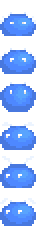
#> input picture tools/tests/csemote/content/Content/TalkerNpc.png, 36 x 228 px, given in place of Infinite_Powers.png, which was not available
$ python ui-sprites.py tests/csemote/content/Content
#> lines starting #> are read from the running program, lines starting #| are printed output that depends on the picture; pictures that were not available may be replaced by others from this repository, and a replacement may not be noted
#!/usr/bin/env python3
"""Recorta as texturas de interface do jogo que o Mod Menu usa.

Uso: python tools/ui-sprites.py <pasta Images do jogo>
     (ex.: C:/Users/.../1.4.5-Images/Images)

Sai em app/src/main/res/drawable-nodpi/ e em tools/unloaded-icon.png (+ o
header C dele). Os PNGs gerados ficam versionados: rodar de novo so e preciso
se mudar o recorte ou a textura do jogo.
"""
import os
import subprocess
import sys

from PIL import Image

ROOT = os.path.dirname(os.path.dirname(os.path.abspath(__file__)))
DRAWABLE = os.path.join(ROOT, "app", "src", "main", "res", "drawable-nodpi")

# UI/Creative/Infinite_Powers: tira de quadros 36x36 (34 de icone + 2 de
# respiro), na ordem dos poderes da Jornada.
POWER_FRAME = 36
POWER_FRAMES = {
    "ic_hora_amanhecer": 11,
    "ic_hora_meiodia": 12,
    "ic_hora_anoitecer": 13,
    "ic_hora_meianoite": 14,
    "ic_poder_spawn": 4,      # taxa de inimigos
}

# UI/TexturePackButtons: 2x2 setas de 32x32 (cima, baixo / esquerda, direita).
ARROW = 32
ARROWS = {
    "ic_seta_esq": (0, 1),
    "ic_seta_dir": (1, 1),
}


# Fundo do launcher (ui/Scenery.kt): camadas de cenario, nuvens, sol, lua e
# estrela, copiadas inteiras. O nome diz o papel; o numero e o do jogo.
SCENERY = {
    "bg_mountains": "Background_7.png",
    "bg_hills": "Background_8.png",
    "bg_forest": "Background_92.png",
    "bg_ocean": "Background_209.png",
    "bg_lake": "Background_252.png",
    "bg_snow_mountains": "Background_99.png",
    "bg_snow": "Background_298.png",
    "bg_cloud_0": "Cloud_0.png",
    "bg_cloud_1": "Cloud_1.png",
    "bg_cloud_2": "Cloud_2.png",
    "bg_cloud_3": "Cloud_3.png",
    "bg_cloud_13": "Cloud_13.png",
    "bg_cloud_21": "Cloud_21.png",
    "bg_cloud_23": "Cloud_23.png",
    "bg_sun": "Sun.png",
    "bg_moon": "Moon_0.png",
    "bg_star": "Star_0.png",
}


def crop_tight(img):
    """Corta a transparencia em volta: o respiro do atlas nao e do icone."""
    box = img.getbbox()
    return img.crop(box) if box else img


def main():
    if len(sys.argv) != 2:
        sys.exit(__doc__)
    images = sys.argv[1]
    ui = os.path.join(images, "UI")

    powers = Image.open(os.path.join(ui, "Creative", "Infinite_Powers.png")).convert("RGBA")
#> powers is the input picture: PIL image 36x228 RGBA; mean R, G, B, A 97.5, 127.6, 183.9, 159.2
    for name, i in POWER_FRAMES.items():
        frame = powers.crop((i * POWER_FRAME, 0, (i + 1) * POWER_FRAME, POWER_FRAME))
        crop_tight(frame).save(os.path.join(DRAWABLE, name + ".png"), optimize=True)

    arrows = Image.open(os.path.join(ui, "TexturePackButtons.png")).convert("RGBA")
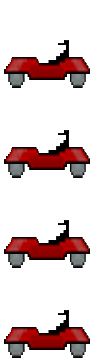
#> input picture tools/tests/csmount/content/Content/TestMount_Back.png, 100 x 360 px, given in place of TexturePackButtons.png, which was not available
#> arrows is the input picture: PIL image 100x360 RGBA; mean R, G, B, A 215.7, 197.9, 197.9, 56.2
    for name, (cx, cy) in ARROWS.items():
        cell = arrows.crop((cx * ARROW, cy * ARROW, (cx + 1) * ARROW, (cy + 1) * ARROW))
        crop_tight(cell).save(os.path.join(DRAWABLE, name + ".png"), optimize=True)
#> this loop made 2 passes
#> box in crop_tight on passes 1 to 2: (9, 25, 32, 32), (0, 11, 32, 32)
#> pass 1, in main, `cell = arrows.crop((cx * ARROW, cy * ARROW, (cx + 1) * ARROW, (cy + 1)..`:
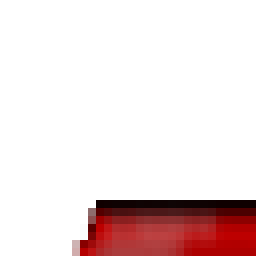
#> cell: PIL image 32x32 RGBA (shown 8 times larger); mean R, G, B, A 226.8, 208.4, 208.4, 36.8; transparent parts drawn white
#> pass 2, in main, `cell = arrows.crop((cx * ARROW, cy * ARROW, (cx + 1) * ARROW, (cy + 1)..`:
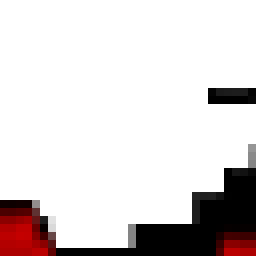
#> cell: PIL image 32x32 RGBA (shown 8 times larger); mean R, G, B, A 199.5, 192, 192, 42.1; transparent parts drawn white
#> pass 2, in main, `crop_tight(cell).save(os.path.join(DRAWABLE, name + ".png"), optimize=..`:
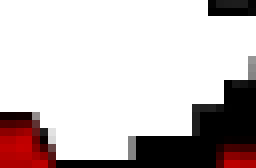
#> saved as ic_seta_dir.png: PIL image 32x21 RGBA (shown 8 times larger); mean R, G, B, A 175, 163.5, 163.5, 64.2; transparent parts drawn white

    # Dificuldade do mundo (UI/WorldCreation): o cartao troca de icone com ela.
    for mode in ("Normal", "Expert", "Master", "Creative"):
        icon = Image.open(os.path.join(ui, "WorldCreation", "IconDifficulty%s.png" % mode)).convert("RGBA")
        crop_tight(icon).save(os.path.join(DRAWABLE, "ic_dif_%s.png" % mode.lower()), optimize=True)
#> in crop_tight (call 8), `box = img.getbbox()`: box = (4, 40, 90, 358)
#> in crop_tight (call 8), `return img.crop(box) if box else img`:
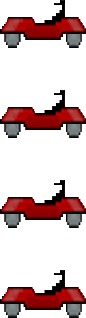
#> returned value: PIL image 86x318 RGBA; mean R, G, B, A 203.3, 179.9, 180, 74; transparent parts drawn white

    for name, file in SCENERY.items():
        Image.open(os.path.join(images, file)).convert("RGBA").save(
            os.path.join(DRAWABLE, name + ".png"), optimize=True)

    # O "?" do item de mod ausente: o cadeado do Bestiario, embutido no nativo.
    locked = Image.open(os.path.join(ui, "Bestiary", "Icon_Locked.png")).convert("RGBA")
    png = os.path.join(ROOT, "tools", "unloaded-icon.png")
    locked.save(png, optimize=True)
    header = subprocess.run(
        [sys.executable, os.path.join(ROOT, "tools", "bin2header.py"), png, "bl_unloaded_icon_png"],
        check=True, capture_output=True, text=True).stdout
    out = os.path.join(ROOT, "app", "src", "main", "cpp", "content", "items", "UnloadedIcon.h")
    with open(out, "w", newline="\n") as f:
        f.write(header)
    print(f"{len(POWER_FRAMES) + len(ARROWS) + 4 + len(SCENERY)} drawables, icone ausente {locked.size} -> {out}")


if __name__ == "__main__":
#> (the run stopped early here; a loop or call above may not have finished)
